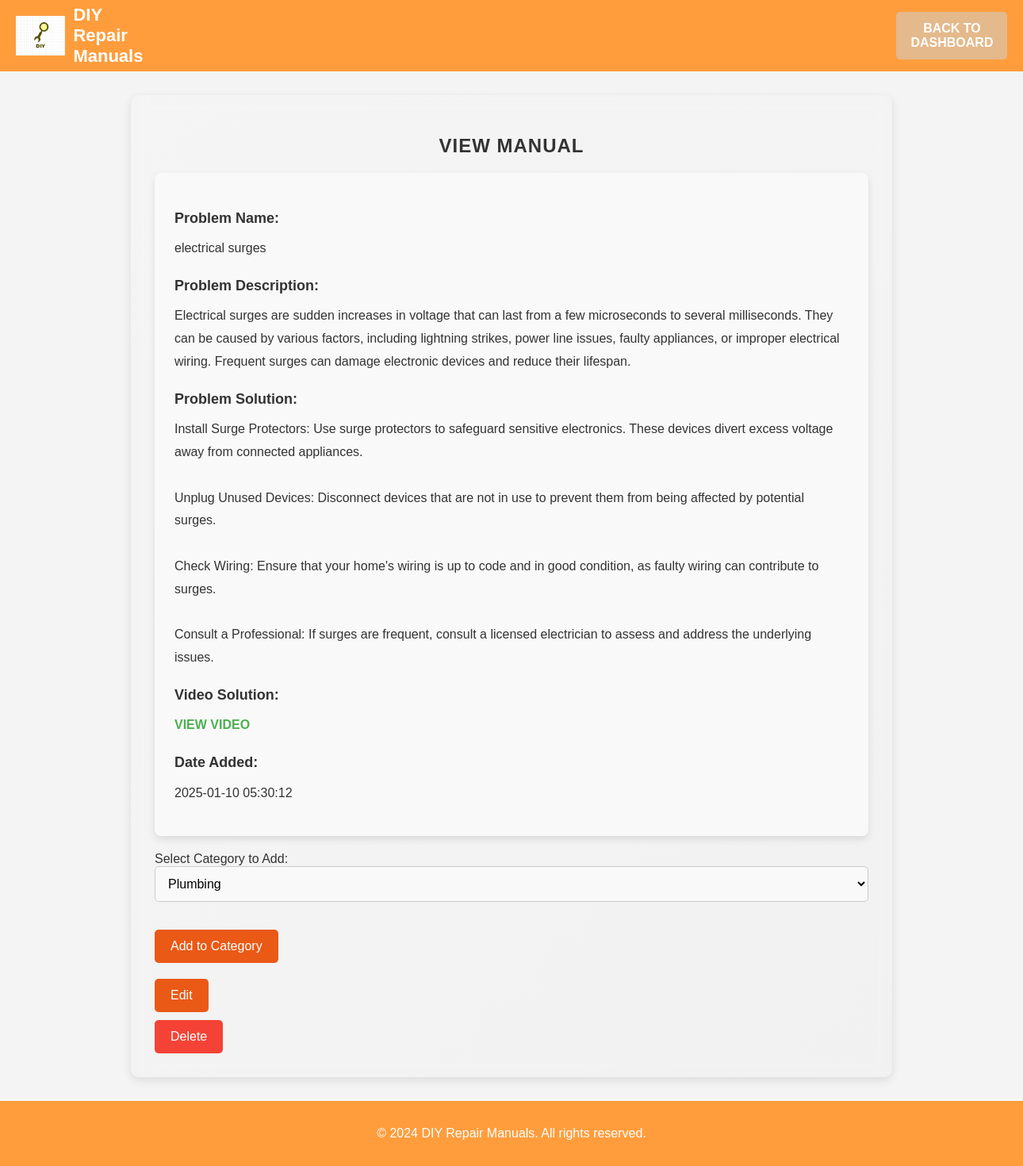
Screenshot of /view_manual.php?id=6 (signed in) with the database file from the repository.
### tables this page shows
CREATE TABLE `manuals` (
  `id` int(11) NOT NULL,
  `problem_name` varchar(255) NOT NULL,
  `problem_description` text NOT NULL,
  `problem_solution` text NOT NULL,
  `video_solution` varchar(255) DEFAULT NULL,
  `category` varchar(255) NOT NULL,
  `date_added` timestamp NOT NULL DEFAULT current_timestamp()
);

### view_manual.php (the view, shortened to what this page needs)
<?php
$servername = "localhost";
$username = "root";
$password = "";
$dbname = "diy_repair_manuals";
$conn = new mysqli($servername, $username, $password, $dbname);
$manual_id = isset($_GET['id']) ? intval($_GET['id']) : 0;
$sql = "SELECT * FROM manuals WHERE id = $manual_id";
$result = $conn->query($sql);
if ($result->num_rows == 1) {
    $manual = $result->fetch_assoc();
} else {
    $_SESSION['flash_message'] = "Manual not found.";
    header("Location: admin_dashboard.php");
    exit();
}
?>
<!DOCTYPE html>
<html lang="en">
<head>
    <link rel="stylesheet" href="view_manual.css">
</head>
<body>
    <header>
        <div class="logo-container">
            <img src="logo1.png" alt="Logo" class="logo" style="height: 50px; width: auto;">
            <h1>DIY Repair Manuals</h1>
        </div>
        <div class="button-container">
            <button class="header-button" onclick="window.location.href='admin_dashboard.php'">Back to Dashboard</button>
        </div>
    </header>
    <main>
    <div class="container">
        <h2>View Manual</h2>
        <?php if (isset($_GET['edit']) && $_GET['edit'] == 'true'): ?>
        <form method="POST" action="">
            <div class="manual-edit">
                <p>
                    <label for="problem_name">Problem Name:</label>
                    <input type="text" id="problem_name" name="problem_name" value="<?php echo $manual['problem_name']; ?>" class="dynamic-input" required>
                </p>
                <p>
                    <label for="problem_description">Problem Description:</label>
                    <textarea id="problem_description" name="problem_description" class="dynamic-textarea" required><?php echo $manual['problem_description']; ?></textarea>
                </p>
                <p>
                    <label for="problem_solution">Problem Solution:</label>
                    <textarea id="problem_solution" name="problem_solution" class="dynamic-textarea" required><?php echo $manual['problem_solution']; ?></textarea>
                </p>
                <p>
                    <label for="video_solution">Video Solution:</label>
                    <input type="url" id="video_solution" name="video_solution" value="<?php echo $manual['video_solution']; ?>" class="dynamic-input">
                </p>
            </div>
            <button type="submit" name="edit_manual" class="save-button">Save</button>
            <button type="button" class="cancel-button" onclick="window.location.href='view_manual.php?id=<?php echo $manual_id; ?>'">Cancel</button>
        </form>
        <?php else: ?>
        <div class="manual-details">
            <p><label>Problem Name:</label> <?php echo $manual['problem_name']; ?></p>
            <p><label>Problem Description:</label> <?php echo $manual['problem_description']; ?></p>
            <p><label>Problem Solution:</label>
            <?php
                echo nl2br(htmlspecialchars($manual['problem_solution'], ENT_QUOTES, 'UTF-8'));
            ?>
            </p>
            <p><label>Video Solution:</label>
                <?php
                    if (!empty($manual['video_solution'])) {
                        echo '<a href="' . $manual['video_solution'] . '" target="_blank">View Video</a>';
                    } else {
                        echo 'No video solution available';
                    }
                ?>
            </p>
            <p><label>Date Added:</label> <?php echo $manual['date_added']; ?></p>
        </div>
        <form method="POST" action="">
            <label for="category">Select Category to Add:</label>
            <select name="category" id="category" required>
                <option value="Plumbing">Plumbing</option>
            </select>
            <button type="submit" class="add-button">Add to Category</button>
        </form>
        <button class="edit-button" onclick="window.location.href='view_manual.php?id=<?php echo $manual_id; ?>&edit=true'">Edit</button>
        <form method="POST" action="delete_manual.php" onsubmit="return confirm('Are you sure you want to delete this manual?');">
            <button type="submit" class="delete-button">Delete</button>
        </form>
        <?php endif; ?>
    </div>
</main>
    <footer>
        <p>&copy; 2024 DIY Repair Manuals. All rights reserved.</p>
    </footer>
</body>
</html>

### view_manual.css (style rules this page uses)
body { background-color: #f4f4f4; font-family: 'Arial', sans-serif; color: #333; margin: 0; }
main { max-width: 900px; margin: 30px auto; padding: 30px; background: rgba(255, 255, 255, 0.1); border-radius: 10px; box-shadow: 0 4px 12px rgba(0, 0, 0, 0.1); font-size: 16px; backdrop-filter: blur(10px); -webkit-backdrop-filter: blur(10px); color: #333; transition: background 0.3s ease; background: linear-gradient(135deg, rgba(249, 249, 249, 0.2), rgba(232, 232, 232, 0.2)); }
header { background-color: #FF9D3D; color: white; padding: 5px 20px; text-align: left; margin-bottom: 20px; display: flex; align-items: center; justify-content: flex-start; font-size: 18px; }
header .logo-container { display: flex; align-items: center; }
header .logo { height: 40px; width: auto; margin-right: 10px; }
header h1 { font-size: 22px; margin: 0; }
footer { background-color: #FF9D3D; color: #FFFFFF; text-align: center; padding: 1rem; position: relative; }
.container h2 { text-align: center; color: #333; margin-bottom: 20px; font-size: 24px; font-weight: bold; text-transform: uppercase; letter-spacing: 1px; }
.manual-details, .manual-edit { margin-top: 20px; }
.manual-details p, .manual-edit p { margin-bottom: 15px; font-size: 16px; line-height: 1.8; }
.manual-details label, .manual-edit label { font-weight: bold; color: #333; font-size: 18px; display: block; margin-bottom: 8px; }
.manual-details a { color: #4CAF50; text-decoration: none; font-weight: bold; text-transform: uppercase; }
.header-button { background-color: #E4B98B; color: white; padding: 12px 18px; border: none; border-radius: 5px; text-decoration: none; margin: 10px; margin-left: 950px; font-size: 16px; text-transform: uppercase; font-weight: bold; }
.add-button, .edit-button, .cancel-button, .save-button { background-color: #ea5916; color: white; padding: 12px 20px; border: none; border-radius: 5px; text-decoration: none; margin-top: 20px; display: inline-block; font-size: 16px; cursor: pointer; transition: background-color 0.3s ease, transform 0.2s ease; }
.manual-details { background-color: #f9f9f9; padding: 25px; border-radius: 8px; box-shadow: 0 4px 10px rgba(0, 0, 0, 0.1); margin-bottom: 20px; }
select { padding: 12px; font-size: 16px; border-radius: 5px; width: 100%; background-color: #f9f9f9; border: 1px solid #ccc; margin-bottom: 15px; transition: border-color 0.3s ease; }
.delete-button { background-color: #f44336; color: white; padding: 12px 20px; border: none; border-radius: 5px; cursor: pointer; font-size: 16px; margin-top: 10px; transition: background-color 0.3s ease, transform 0.2s ease; }
button, .save-button, .add-button, .cancel-button, .edit-button { transition: all 0.3s ease; }

### rows the page displays
manuals: problem_name "electrical surges", problem_description "Electrical surges are sudden increases in voltage that can last from a few microseconds to several milliseconds. They can be caused by various factors, including lightning strikes, power line issues, faulty appliances, or improper electrical wiring. Frequent surges can damage electronic devices and reduce their lifespan.", problem_solution "Install Surge Protectors: Use surge protectors to safeguard sensitive electronics. These devices divert excess voltage away from connected appliances. Unplug Unused Devices: Disconnect devices that are not in use to prevent them from being affected by potential surges. Check Wiring: Ensure that your home's wiring is up to code and in good condition, as faulty wiring can contribute to surges. Consult a Professional: If surges are frequent, consult a licensed electrician to assess and address the underlying issues.", date_added "2025-01-10 05:30:12"
